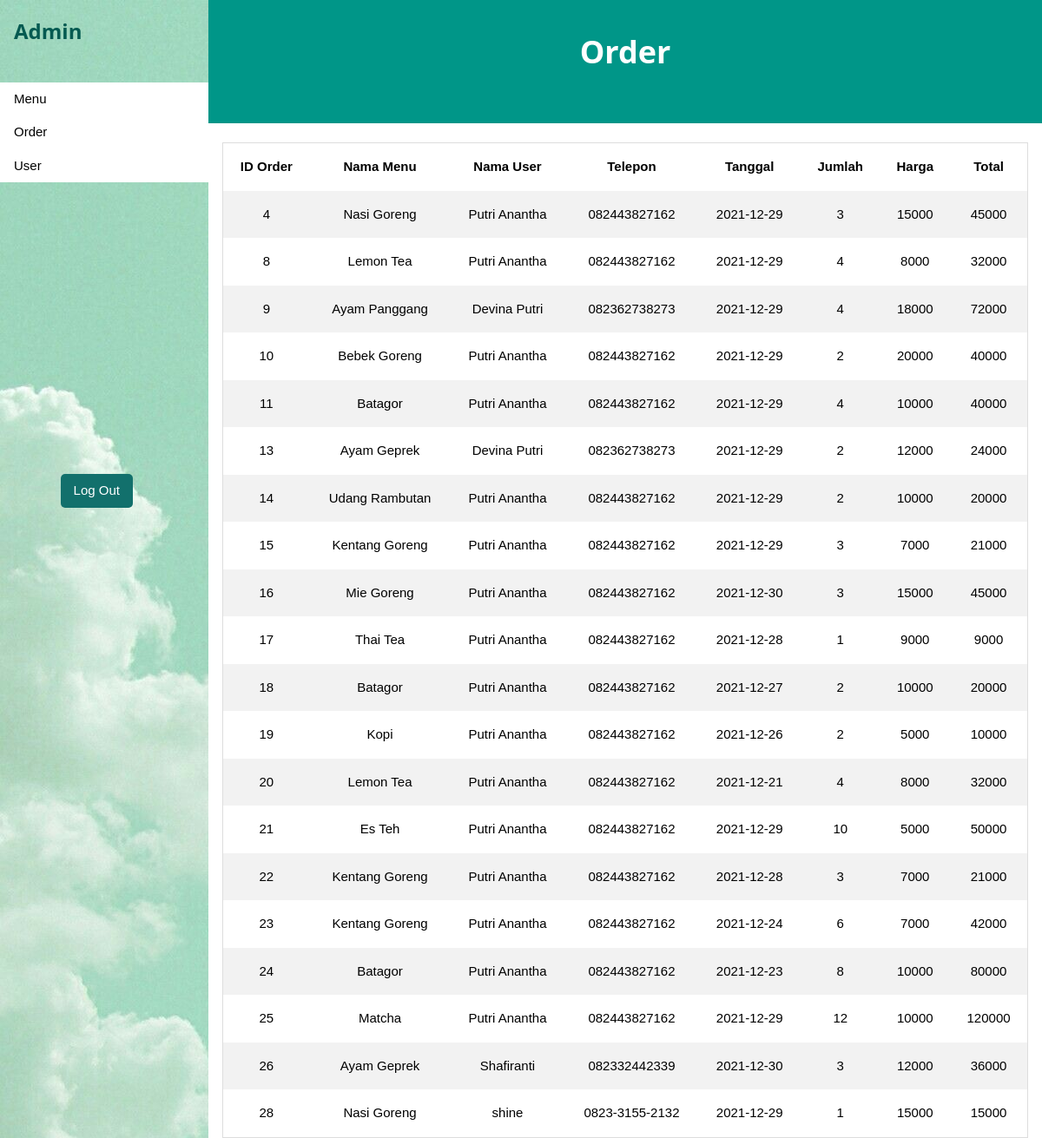
/admin/orderCRUD.php, run on the app's committed database.
### tables this page shows
CREATE TABLE `pemesanan` (
  `orderid` int(11) NOT NULL,
  `menuid` int(11) NOT NULL,
  `userid` int(11) NOT NULL,
  `tanggal` date NOT NULL,
  `jumlah` int(11) NOT NULL,
  `total` int(11) NOT NULL
);

CREATE TABLE `menu` (
  `menuid` int(11) NOT NULL,
  `namamenu` varchar(225) NOT NULL,
  `harga` int(11) NOT NULL,
  `foto` varchar(225) NOT NULL,
  `keterangan` varchar(255) NOT NULL
);

CREATE TABLE `user` (
  `userid` int(11) NOT NULL,
  `nama` varchar(100) NOT NULL,
  `username` varchar(50) NOT NULL,
  `psw` varchar(50) NOT NULL,
  `level` int(5) NOT NULL,
  `telepon` varchar(15) NOT NULL
);

### admin/orderCRUD.php (the view, shortened to what this page needs)
<!DOCTYPE html>
<html>
<link rel="stylesheet" href="styleHome.css">
<body>
<div class="w3-sidebar bg-sidebar w3-bar-block" style="width:20%">
  <h3 class="w3-bar-item my-text-teal"><b>Admin</b></h3><br>
  <a href="index.php" class="w3-bar-item w3-button">Menu</a>
  <a href="orderCRUD.php" class="w3-bar-item w3-button">Order</a>
  <a href="userCRUD.php" class="w3-bar-item w3-button">User</a>
  <div class="logout">
    <a href="../index.html">Log Out</a>
  </div>
</div>
<div style="margin-left:20%">
<div class="w3-container w3-teal">
  <br><h1><center><b>Order</b></center></h1><br><br>
</div><br>
<div class="w3-container">
    <table>
        <tr>
            <th>ID Order</th>
            <th>Nama Menu</th>
            <th>Nama User</th>
            <th>Telepon</th>
            <th>Tanggal</th>
            <th>Jumlah</th>
            <th>Harga</th>
            <th>Total</th>
        </tr>
        <?php
            include "koneksi.php";
            $query ="SELECT p.orderid, m.namamenu, u.nama, u.telepon, p.tanggal,
            p.jumlah,m.harga, (p.jumlah*m.harga)total from pemesanan p
            inner join menu m on p.menuid=m.menuid
            inner join user u on p.userid=u.userid";
            $result = mysqli_query($connect, $query);
            if(mysqli_num_rows($result)>0){
                while($row = mysqli_fetch_array($result)){
        ?>
        <tr>
            <td><?php echo $row["orderid"]?></td>
            <td><?php echo $row["namamenu"]?></td>
            <td><?php echo $row["nama"]?></td>
            <td><?php echo $row["telepon"]?></td>
            <td><?php echo $row["tanggal"]?></td>
            <td><?php echo $row["jumlah"]?></td>
            <td><?php echo $row["harga"]?></td>
            <td><?php echo $row["total"]?></td>
        </tr>
        <?php
                }
            }
            else{
                echo "0 result";
            }
        ?>
    </table>
</div>
</div>
</body>
</html>

### admin/styleHome.css (style rules this page uses)
table { border-collapse: collapse; border-spacing: 0; width: 100%; border: 1px solid #ddd; }
th, td { text-align: center; padding: 16px; }
tr:nth-child(even) { background-color: #f2f2f2; }
.logout a:link, .logout a:visited { background-color: rgb(18, 112, 108); color: white; padding: 8px 15px; text-align: center; text-decoration: none; display: inline-block; margin-bottom: 15px; margin-top: 140%; margin-left: 29%; border-radius: 5px; }
.bg-sidebar { color:#000;background-image: url(images/bg-sidebar.jpg); }
.my-text-teal,.my-hover-text-teal:hover { color:#045a51!important }
html { box-sizing:border-box }
*,*:before,*:after { box-sizing:inherit }
html { -ms-text-size-adjust:100%;-webkit-text-size-adjust:100% }
body { margin:0 }
a { background-color:transparent }
b,strong { font-weight:bolder }
html,body { font-family:Verdana,sans-serif;font-size:15px;line-height:1.5 }
html { overflow-x:hidden }
h1 { font-size:36px }
h3 { font-size:24px }
h1,h2,h3,h4,h5,h6 { font-family:"Segoe UI",Arial,sans-serif;font-weight:400;margin:10px 0 }
a { color:inherit }
.w3-btn,.w3-button { border:none;display:inline-block;padding:8px 16px;vertical-align:middle;overflow:hidden;text-decoration:none;color:inherit;background-color:inherit;text-align:center;cursor:pointer;white-space:nowrap }
.w3-btn,.w3-button { -webkit-touch-callout:none;-webkit-user-select:none;-khtml-user-select:none;-moz-user-select:none;-ms-user-select:none;user-select:none }
.w3-sidebar { height:100%;width:200px;background-color:#fff;position:fixed!important;z-index:1;overflow:auto }
.w3-bar-block .w3-bar-item { width:100%;display:block;padding:8px 16px;text-align:left;border:none;white-space:normal;float:none;outline:0 }
.w3-container:after,.w3-container:before,.w3-panel:after,.w3-panel:before,.w3-row:after,.w3-row:before,.w3-row-padding:after,.w3-row-padding:before, .w3-cell-row:before,.w3-cell-row:after,.w3-clear:after,.w3-clear:before,.w3-bar:before,.w3-bar:after { content:"";display:table;clear:both }
.w3-container,.w3-panel { padding:0.01em 16px }
.w3-teal,.w3-hover-teal:hover { color:#fff!important;background-color:#009688!important }

### data on the page
pemesanan: orderid "4", menuid.namamenu "Nasi Goreng", userid.nama "Putri Anantha", userid.telepon "082443827162", tanggal "2021-12-29", jumlah "3", menuid.harga "15000", total "45000"
pemesanan: orderid "8", menuid.namamenu "Lemon Tea", userid.nama "Putri Anantha", userid.telepon "082443827162", tanggal "2021-12-29", jumlah "4", menuid.harga "8000", total "32000"
pemesanan: orderid "9", menuid.namamenu "Ayam Panggang", userid.nama "Devina Putri", userid.telepon "082362738273", tanggal "2021-12-29", jumlah "4", menuid.harga "18000", total "72000"
pemesanan: orderid "10", menuid.namamenu "Bebek Goreng", userid.nama "Putri Anantha", userid.telepon "082443827162", tanggal "2021-12-29", jumlah "2", menuid.harga "20000", total "40000"
pemesanan: orderid "11", menuid.namamenu "Batagor", userid.nama "Putri Anantha", userid.telepon "082443827162", tanggal "2021-12-29", jumlah "4", menuid.harga "10000", total "40000"
pemesanan: orderid "13", menuid.namamenu "Ayam Geprek", userid.nama "Devina Putri", userid.telepon "082362738273", tanggal "2021-12-29", jumlah "2", menuid.harga "12000", total "24000"
pemesanan: orderid "14", menuid.namamenu "Udang Rambutan", userid.nama "Putri Anantha", userid.telepon "082443827162", tanggal "2021-12-29", jumlah "2", menuid.harga "10000", total "20000"
pemesanan: orderid "15", menuid.namamenu "Kentang Goreng", userid.nama "Putri Anantha", userid.telepon "082443827162", tanggal "2021-12-29", jumlah "3", menuid.harga "7000", total "21000"
pemesanan: orderid "16", menuid.namamenu "Mie Goreng", userid.nama "Putri Anantha", userid.telepon "082443827162", tanggal "2021-12-30", jumlah "3", menuid.harga "15000", total "45000"
pemesanan: orderid "17", menuid.namamenu "Thai Tea", userid.nama "Putri Anantha", userid.telepon "082443827162", tanggal "2021-12-28", jumlah "1", menuid.harga "9000", total "9000"
pemesanan: orderid "18", menuid.namamenu "Batagor", userid.nama "Putri Anantha", userid.telepon "082443827162", tanggal "2021-12-27", jumlah "2", menuid.harga "10000", total "20000"
pemesanan: orderid "19", menuid.namamenu "Kopi", userid.nama "Putri Anantha", userid.telepon "082443827162", tanggal "2021-12-26", jumlah "2", menuid.harga "5000", total "10000"
pemesanan: orderid "20", menuid.namamenu "Lemon Tea", userid.nama "Putri Anantha", userid.telepon "082443827162", tanggal "2021-12-21", jumlah "4", menuid.harga "8000", total "32000"
pemesanan: orderid "21", menuid.namamenu "Es Teh", userid.nama "Putri Anantha", userid.telepon "082443827162", tanggal "2021-12-29", jumlah "10", menuid.harga "5000", total "50000"
pemesanan: orderid "22", menuid.namamenu "Kentang Goreng", userid.nama "Putri Anantha", userid.telepon "082443827162", tanggal "2021-12-28", jumlah "3", menuid.harga "7000", total "21000"
pemesanan: orderid "23", menuid.namamenu "Kentang Goreng", userid.nama "Putri Anantha", userid.telepon "082443827162", tanggal "2021-12-24", jumlah "6", menuid.harga "7000", total "42000"
pemesanan: orderid "24", menuid.namamenu "Batagor", userid.nama "Putri Anantha", userid.telepon "082443827162", tanggal "2021-12-23", jumlah "8", menuid.harga "10000", total "80000"
pemesanan: orderid "25", menuid.namamenu "Matcha", userid.nama "Putri Anantha", userid.telepon "082443827162", tanggal "2021-12-29", jumlah "12", menuid.harga "10000", total "120000"
pemesanan: orderid "26", menuid.namamenu "Ayam Geprek", userid.nama "Shafiranti", userid.telepon "082332442339", tanggal "2021-12-30", jumlah "3", menuid.harga "12000", total "36000"
pemesanan: orderid "28", menuid.namamenu "Nasi Goreng", userid.nama "shine", userid.telepon "0823-3155-2132", tanggal "2021-12-29", jumlah "1", menuid.harga "15000", total "15000"
